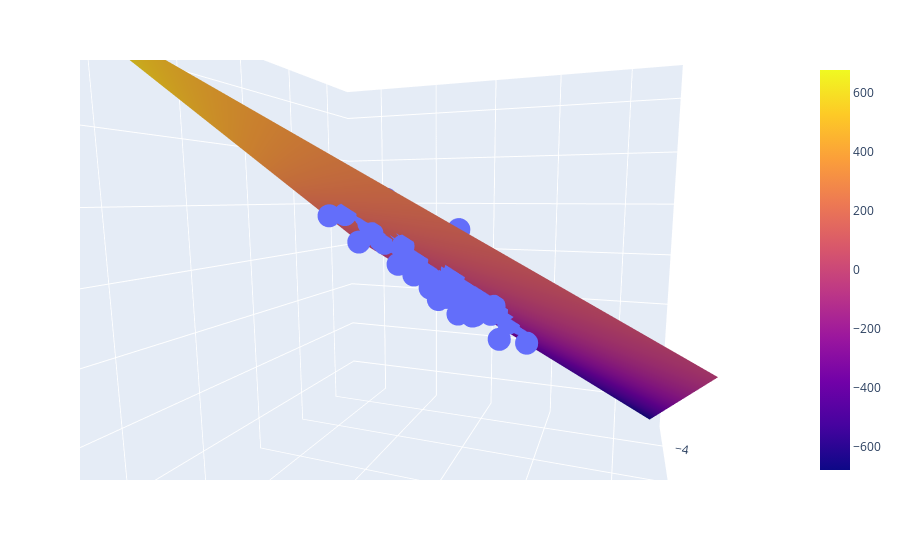

The cell this chart's notebook holds for it:
### Code cell
fig = px.scatter_3d(df, x='Fe1', y='Fe2', z='Target')
fig.add_trace(go.Surface(x=x,y=y,z=z))
fig.show()
